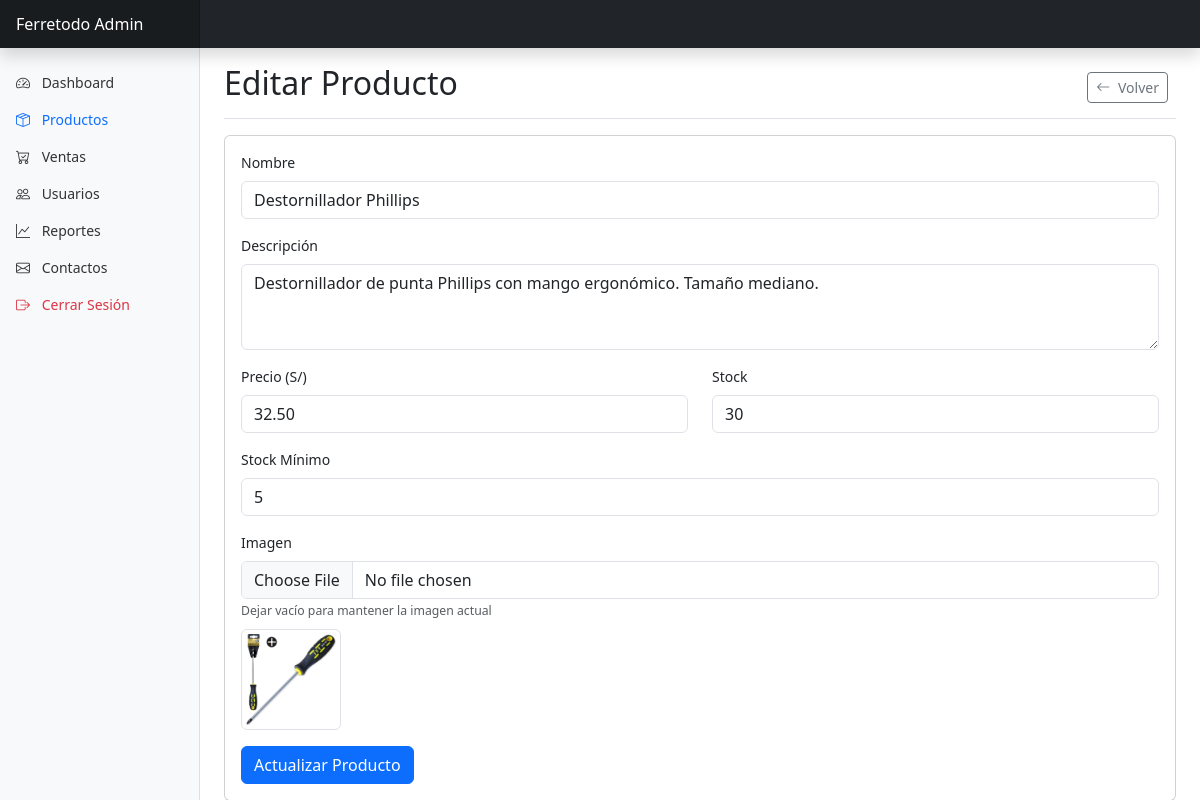
/admin/productos/editar.php?id=2 (signed in), run on the app's committed database.
### tables this page shows
CREATE TABLE `productos` (
  `id` int(11) NOT NULL,
  `nombre` varchar(100) NOT NULL,
  `descripcion` text DEFAULT NULL,
  `precio` decimal(10,2) NOT NULL DEFAULT 0.00,
  `stock` int(11) NOT NULL DEFAULT 0,
  `imagen` varchar(255) DEFAULT NULL,
  `fecha_creacion` timestamp NULL DEFAULT current_timestamp(),
  `stock_minimo` int(11) DEFAULT 5,
  `categoria` varchar(50) DEFAULT 'general',
  `id_categoria` int(11) DEFAULT NULL,
  `stock_reservado` int(11) DEFAULT 0
);

### admin/productos/editar.php (the view, shortened to what this page needs)
<?php
include '../../config/db.php';
include '../../includes/header.php';
 $id = $_GET['id'];
 $stmt = $pdo->prepare("SELECT * FROM productos WHERE id = ?");
 $stmt->execute([$id]);
 $producto = $stmt->fetch(PDO::FETCH_ASSOC);
?>
<div class="container-fluid">
    <div class="row">
        <nav class="col-md-3 col-lg-2 d-md-block bg-light sidebar collapse">
            <div class="position-sticky pt-3">
                <ul class="nav flex-column">
                    <li class="nav-item">
                        <a class="nav-link" href="../index.php">
                            <i class="bi bi-speedometer2 me-2"></i> Dashboard
                        </a>
                    </li>
                    <li class="nav-item">
                        <a class="nav-link active" href="index.php">
                            <i class="bi bi-box-seam me-2"></i> Productos
                        </a>
                    </li>
                    <li class="nav-item">
                        <a class="nav-link" href="../ventas/index.php">
                            <i class="bi bi-cart-check me-2"></i> Ventas
                        </a>
                    </li>
                    <li class="nav-item">
                        <a class="nav-link" href="../usuarios/index.php">
                            <i class="bi bi-people me-2"></i> Usuarios
                        </a>
                    </li>
                    <li class="nav-item">
                        <a class="nav-link" href="../reportes/mas_vendidos.php">
                            <i class="bi bi-graph-up me-2"></i> Reportes
                        </a>
                    </li>
                    <li class="nav-item">
                        <a class="nav-link" href="../contactos.php">
                            <i class="bi bi-envelope me-2"></i> Contactos
                        </a>
                    </li>
                    <li class="nav-item">
                        <a class="nav-link text-danger" href="../../logout.php">
                            <i class="bi bi-box-arrow-right me-2"></i> Cerrar Sesión
                        </a>
                    </li>
                </ul>
            </div>
        </nav>
        <main class="col-md-9 ms-sm-auto col-lg-10 px-md-4">
            <div class="d-flex justify-content-between flex-wrap flex-md-nowrap align-items-center pt-3 pb-2 mb-3 border-bottom">
                <h1 class="h2">Editar Producto</h1>
                <div class="btn-toolbar mb-2 mb-md-0">
                    <div class="btn-group me-2">
                        <a href="index.php" class="btn btn-sm btn-outline-secondary">
                            <i class="bi bi-arrow-left me-1"></i> Volver
                        </a>
                    </div>
                </div>
            </div>
            <div class="card">
                <div class="card-body">
                    <form method="post" enctype="multipart/form-data">
                        <div class="mb-3">
                            <label for="nombre" class="form-label">Nombre</label>
                            <input type="text" class="form-control" id="nombre" name="nombre" value="<?php echo $producto['nombre']; ?>" required>
                        </div>
                        <div class="mb-3">
                            <label for="descripcion" class="form-label">Descripción</label>
                            <textarea class="form-control" id="descripcion" name="descripcion" rows="3" required><?php echo $producto['descripcion']; ?></textarea>
                        </div>
                        <div class="row">
                            <div class="col-md-6 mb-3">
                                <label for="precio" class="form-label">Precio (S/)</label>
                                <input type="number" class="form-control" id="precio" name="precio" step="0.01" value="<?php echo $producto['precio']; ?>" required>
                            </div>
                            <div class="col-md-6 mb-3">
                                <label for="stock" class="form-label">Stock</label>
                                <input type="number" class="form-control" id="stock" name="stock" value="<?php echo $producto['stock']; ?>" required>
                            </div>
                        </div>
                        <div class="mb-3">
                            <label for="stock_minimo" class="form-label">Stock Mínimo</label>
                            <input type="number" class="form-control" id="stock_minimo" name="stock_minimo" value="<?php echo $producto['stock_minimo']; ?>" required>
                        </div>
                        <div class="mb-3">
                            <label for="imagen" class="form-label">Imagen</label>
                            <input type="file" class="form-control" id="imagen" name="imagen" accept="image/*">
                            <small class="form-text text-muted">Dejar vacío para mantener la imagen actual</small>
                            <?php if ($producto['imagen']): ?>
                                <div class="mt-2">
                                    <img src="../../assets/img/<?php echo $producto['imagen']; ?>" width="100" class="img-thumbnail">
                                </div>
                            <?php endif; ?>
                        </div>
                        <button type="submit" class="btn btn-primary">Actualizar Producto</button>
                    </form>
                </div>
            </div>
        </main>
    </div>
</div>
<?php include '../../includes/footer.php'; ?>

### includes/header.php (style rules this page uses)
body { font-size: .875rem; }
.sidebar { position: fixed; top: 0; bottom: 0; left: 0; z-index: 100; padding: 48px 0 0; box-shadow: inset -1px 0 0 rgba(0, 0, 0, .1); }
.sidebar .nav-link { font-weight: 500; color: #333; }
.sidebar .nav-link.active { color: #0d6efd; }

### data on the page
productos: nombre "Destornillador Phillips", descripcion "Destornillador de punta Phillips con mango ergonómico. Tamaño mediano.", precio "32.50", stock "30", stock_minimo "5", imagen (picture)
